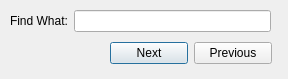
<ui version="4.0" >
 <class>QSFindClass</class>
 <widget class="QDialog" name="QSFindClass" >
  <property name="geometry" >
   <rect>
    <x>0</x>
    <y>0</y>
    <width>288</width>
    <height>79</height>
   </rect>
  </property>
  <property name="windowTitle" >
   <string>Find</string>
  </property>
  <widget class="QWidget" name="" >
   <property name="geometry" >
    <rect>
     <x>110</x>
     <y>40</y>
     <width>162</width>
     <height>27</height>
    </rect>
   </property>
   <layout class="QHBoxLayout" >
    <property name="margin" >
     <number>0</number>
    </property>
    <property name="spacing" >
     <number>6</number>
    </property>
    <item>
     <widget class="QPushButton" name="pushButton_2" >
      <property name="text" >
       <string>Next</string>
      </property>
     </widget>
    </item>
    <item>
     <widget class="QPushButton" name="pushButton" >
      <property name="text" >
       <string>Previous</string>
      </property>
     </widget>
    </item>
   </layout>
  </widget>
  <widget class="QWidget" name="" >
   <property name="geometry" >
    <rect>
     <x>10</x>
     <y>10</y>
     <width>261</width>
     <height>22</height>
    </rect>
   </property>
   <layout class="QHBoxLayout" >
    <property name="margin" >
     <number>0</number>
    </property>
    <property name="spacing" >
     <number>6</number>
    </property>
    <item>
     <widget class="QLabel" name="label" >
      <property name="text" >
       <string>Find What:</string>
      </property>
     </widget>
    </item>
    <item>
     <widget class="QLineEdit" name="lineEdit" />
    </item>
   </layout>
  </widget>
 </widget>
 <layoutdefault spacing="6" margin="11" />
 <tabstops>
  <tabstop>lineEdit</tabstop>
  <tabstop>pushButton_2</tabstop>
  <tabstop>pushButton</tabstop>
 </tabstops>
 <resources/>
 <connections/>
</ui>
